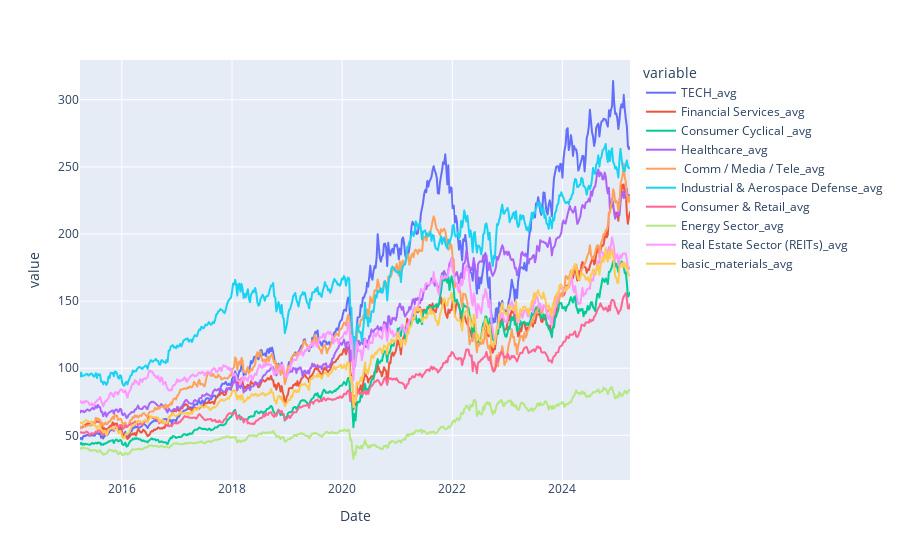

Write notebook code for a chart like this one.
### Code cell
# Plot the weekly value of every industry

col_averages_weekly = [col for col in df_averages.columns if '_avg' in col]

fig = px.line(df_averages, x='Date', y=col_averages_weekly)
fig.show()

### Figure 1 — Plotly figure (JSON) as saved in the notebook; plotly's stock layout.template omitted (floating-point values rounded to 4 significant figures; data arrays with more than 128 entries replaced by an {"elided": "..."} marker saying what was removed)
{"data": [{"hovertemplate": "variable=TECH_avg<br>Date=%{x}<br>value=%{y}<extra></extra>", "legendgroup": "TECH_avg", "line": {"color": "#636efa", "dash": "solid"}, "marker": {"symbol": "circle"}, "mode": "lines", "name": "TECH_avg", "showlegend": true, "type": "scattergl", "x": {"elided": "522 str values"}, "xaxis": "x", "y": {"elided": "522 float values"}, "yaxis": "y"}, {"hovertemplate": "variable=Financial Services_avg<br>Date=%{x}<br>value=%{y}<extra></extra>", "legendgroup": "Financial Services_avg", "line": {"color": "#EF553B", "dash": "solid"}, "marker": {"symbol": "circle"}, "mode": "lines", "name": "Financial Services_avg", "showlegend": true, "type": "scattergl", "x": {"elided": "522 str values"}, "xaxis": "x", "y": {"elided": "522 float values"}, "yaxis": "y"}, {"hovertemplate": "variable=Consumer Cyclical _avg<br>Date=%{x}<br>value=%{y}<extra></extra>", "legendgroup": "Consumer Cyclical _avg", "line": {"color": "#00cc96", "dash": "solid"}, "marker": {"symbol": "circle"}, "mode": "lines", "name": "Consumer Cyclical _avg", "showlegend": true, "type": "scattergl", "x": {"elided": "522 str values"}, "xaxis": "x", "y": {"elided": "522 float values"}, "yaxis": "y"}, {"hovertemplate": "variable=Healthcare_avg<br>Date=%{x}<br>value=%{y}<extra></extra>", "legendgroup": "Healthcare_avg", "line": {"color": "#ab63fa", "dash": "solid"}, "marker": {"symbol": "circle"}, "mode": "lines", "name": "Healthcare_avg", "showlegend": true, "type": "scattergl", "x": {"elided": "522 str values"}, "xaxis": "x", "y": {"elided": "522 float values"}, "yaxis": "y"}, {"hovertemplate": "variable= Comm / Media / Tele_avg<br>Date=%{x}<br>value=%{y}<extra></extra>", "legendgroup": " Comm / Media / Tele_avg", "line": {"color": "#FFA15A", "dash": "solid"}, "marker": {"symbol": "circle"}, "mode": "lines", "name": " Comm / Media / Tele_avg", "showlegend": true, "type": "scattergl", "x": {"elided": "522 str values"}, "xaxis": "x", "y": {"elided": "522 float values"}, "yaxis": "y"}, {"hovertemplate": "variable=Industrial & Aerospace Defense_avg<br>Date=%{x}<br>value=%{y}<extra></extra>", "legendgroup": "Industrial & Aerospace Defense_avg", "line": {"color": "#19d3f3", "dash": "solid"}, "marker": {"symbol": "circle"}, "mode": "lines", "name": "Industrial & Aerospace Defense_avg", "showlegend": true, "type": "scattergl", "x": {"elided": "522 str values"}, "xaxis": "x", "y": {"elided": "522 float values"}, "yaxis": "y"}, {"hovertemplate": "variable=Consumer & Retail_avg<br>Date=%{x}<br>value=%{y}<extra></extra>", "legendgroup": "Consumer & Retail_avg", "line": {"color": "#FF6692", "dash": "solid"}, "marker": {"symbol": "circle"}, "mode": "lines", "name": "Consumer & Retail_avg", "showlegend": true, "type": "scattergl", "x": {"elided": "522 str values"}, "xaxis": "x", "y": {"elided": "522 float values"}, "yaxis": "y"}, {"hovertemplate": "variable=Energy Sector_avg<br>Date=%{x}<br>value=%{y}<extra></extra>", "legendgroup": "Energy Sector_avg", "line": {"color": "#B6E880", "dash": "solid"}, "marker": {"symbol": "circle"}, "mode": "lines", "name": "Energy Sector_avg", "showlegend": true, "type": "scattergl", "x": {"elided": "522 str values"}, "xaxis": "x", "y": {"elided": "522 float values"}, "yaxis": "y"}, {"hovertemplate": "variable=Real Estate Sector (REITs)_avg<br>Date=%{x}<br>value=%{y}<extra></extra>", "legendgroup": "Real Estate Sector (REITs)_avg", "line": {"color": "#FF97FF", "dash": "solid"}, "marker": {"symbol": "circle"}, "mode": "lines", "name": "Real Estate Sector (REITs)_avg", "showlegend": true, "type": "scattergl", "x": {"elided": "522 str values"}, "xaxis": "x", "y": {"elided": "522 float values"}, "yaxis": "y"}, {"hovertemplate": "variable=basic_materials_avg<br>Date=%{x}<br>value=%{y}<extra></extra>", "legendgroup": "basic_materials_avg", "line": {"color": "#FECB52", "dash": "solid"}, "marker": {"symbol": "circle"}, "mode": "lines", "name": "basic_materials_avg", "showlegend": true, "type": "scattergl", "x": {"elided": "522 str values"}, "xaxis": "x", "y": {"elided": "522 float values"}, "yaxis": "y"}], "layout": {"autosize": true, "legend": {"title": {"text": "variable"}, "tracegroupgap": 0}, "margin": {"t": 60}, "xaxis": {"anchor": "y", "autorange": true, "domain": [0, 1], "range": ["2015-03-30", "2025-03-24"], "title": {"text": "Date"}, "type": "date"}, "yaxis": {"anchor": "x", "autorange": true, "domain": [0, 1], "range": [16.73, 329.6], "title": {"text": "value"}, "type": "linear"}}}
